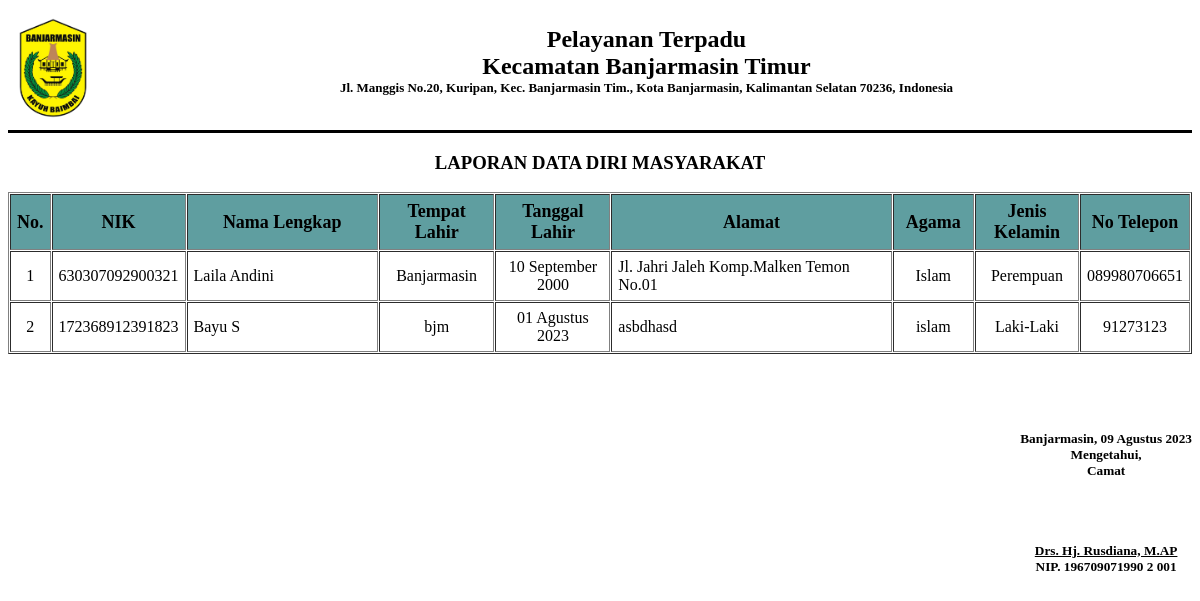
The app's page /laporan/l_msy.php with its own data.
### tables this page shows
CREATE TABLE `masyarakat` (
  `id_msy` int(11) NOT NULL,
  `id_user` int(11) NOT NULL,
  `no_ktp` varchar(30) NOT NULL,
  `nama` varchar(30) NOT NULL,
  `tmpt_lhr` varchar(25) NOT NULL,
  `tgl_lhr` date NOT NULL,
  `alamat` varchar(50) NOT NULL,
  `agama` varchar(15) NOT NULL,
  `jk` varchar(11) NOT NULL,
  `no_tlp` varchar(15) NOT NULL
);

### laporan/l_msy.php (the view, shortened to what this page needs)
<?php
include "../db/koneksi.php";
$no = 1;
if (isset($_POST['cetak7'])) {
    $tgl1 = $_POST['tgl1'];
    $tgl2 = $_POST['tgl2'];
    $sql = mysqli_query($link, "SELECT * FROM news WHERE tanggal BETWEEN '$tgl1' AND '$tgl2' ORDER BY tanggal ");
    $label = 'LAPORAN DATA BERITA KEGIATAS KANTOR KECAMATAN   <br> Tanggal : ' . tgl($tgl1) . ' s/d ' . tgl($tgl2);
} else {
    $sql = mysqli_query($link, "SELECT * FROM masyarakat  ");
    $label = 'LAPORAN DATA DIRI MASYARAKAT ';
}
$bln = array(
    '01' => 'Januari',
    '02' => 'Februari',
    '03' => 'Maret',
    '04' => 'April',
    '05' => 'Mei',
    '06' => 'Juni',
    '07' => 'Juli',
    '08' => 'Agustus',
    '09' => 'September',
    '10' => 'Oktober',
    '11' => 'November',
    '12' => 'Desember'
);
function tgl($tanggal)
{
    $bulan = array(
        1 =>   'Januari',
        'Februari',
        'Maret',
        'April',
        'Mei',
        'Juni',
        'Juli',
        'Agustus',
        'September',
        'Oktober',
        'November',
        'Desember'
    );
    $pecahkan = explode('-', $tanggal);
    return $pecahkan[2] . ' ' . $bulan[(int) $pecahkan[1]] . ' ' . $pecahkan[0];
}
?>
<!DOCTYPE html>
<html>
<head>
</head>
<body>
    <img src="../image/bjm.png" alt="Logo" align="left" width="90" height="120">
    <p align="center"><b>
            <br>
            <font size="5">Pelayanan Terpadu <br> Kecamatan Banjarmasin Timur </font><br>
            <font size="2">Jl. Manggis No.20, Kuripan, Kec. Banjarmasin Tim., Kota Banjarmasin, Kalimantan Selatan
                70236, Indonesia </font><br>
            <br>
            <hr size="3px" color="black">
        </b></p>
    <h3>
        <center>
            <?php echo $label ?>
        </center>
    </h3>
    <div class="row">
        <div class="col-sm-12">
            <div class="card-box table-responsive">
                <table border="1" cellspacing="1" cellpadding="6" width="100%">
                    <thead style="background-color: #5F9EA0">
                        <tr>
                            <th style="text-align: center; font-size: 18px; width:3%;">
                                No.
                            </th>
                            <th style="text-align: center; font-size: 18px; width:10%;">
                                NIK</th>
                            <th style="text-align: center; font-size: 18px; width:17%;">
                                Nama Lengkap</th>
                            <th style="text-align: center; font-size: 18px; width:10%;">
                                Tempat Lahir</th>
                            <th style="text-align: center; font-size: 18px; width:10%;">
                                Tanggal Lahir</th>
                            <th style="text-align: center; font-size: 18px; width:25%;">
                                Alamat</th>
                            <th style="text-align: center; font-size: 18px; width:7%;">
                                Agama</th>
                            <th style="text-align: center; font-size: 18px; width:9%;">
                                Jenis Kelamin</th>
                            <th style="text-align: center; font-size: 18px; width:17%;">
                                No Telepon</th>
                        </tr>
                    </thead>
                    <tbody>
                        <?php while ($data = mysqli_fetch_array($sql)) { ?>
                            <tr>
                                <td align="center"><?php echo $no++; ?></td>
                                <td align="center"><?= $data['no_ktp']; ?></td>
                                <td align="left"><?= $data['nama']; ?></td>
                                <td align="center"><?= $data['tmpt_lhr']; ?></td>
                                <td align="center"><?= tgl($data['tgl_lhr']) ?></td>
                                <td align="left"><?= $data['alamat']; ?></td>
                                <td align="center"><?= $data['agama']; ?></td>
                                <td align="center"><?= $data['jk']; ?></td>
                                <td align="center"><?= $data['no_tlp']; ?></td>
                            </tr>
                        <?php } ?>
                    </tbody>
                </table>
            </div>
        </div>
    </div>
    <br>
    <br>
    <br>
    <div style="text-align: center; display: inline-block; float: right;">
        <h5>
            Banjarmasin, <?php echo date('d') . ' ' . $bln[date('m')] . ' ' . date('Y') ?><br>
            Mengetahui,<br>
            Camat<br>
            <br><br>
            <br><br>
            <u><b>Drs. Hj. Rusdiana, M.AP </b></u><br>
            <b>NIP. 196709071990 2 001</b><br>
        </h5>
    </div>
</body>
</html>

### records on screen
masyarakat: no_ktp "630307092900321", nama "Laila Andini", tmpt_lhr "Banjarmasin", tgl_lhr "10 September 2000", alamat "Jl. Jahri Jaleh Komp.Malken Temon No.01", agama "Islam", jk "Perempuan", no_tlp "089980706651"
masyarakat: no_ktp "172368912391823", nama "Bayu S", tmpt_lhr "bjm", tgl_lhr "01 Agustus 2023", alamat "asbdhasd", agama "islam", jk "Laki-Laki", no_tlp "91273123"

### other values on screen
$label "LAPORAN DATA DIRI MASYARAKAT"
